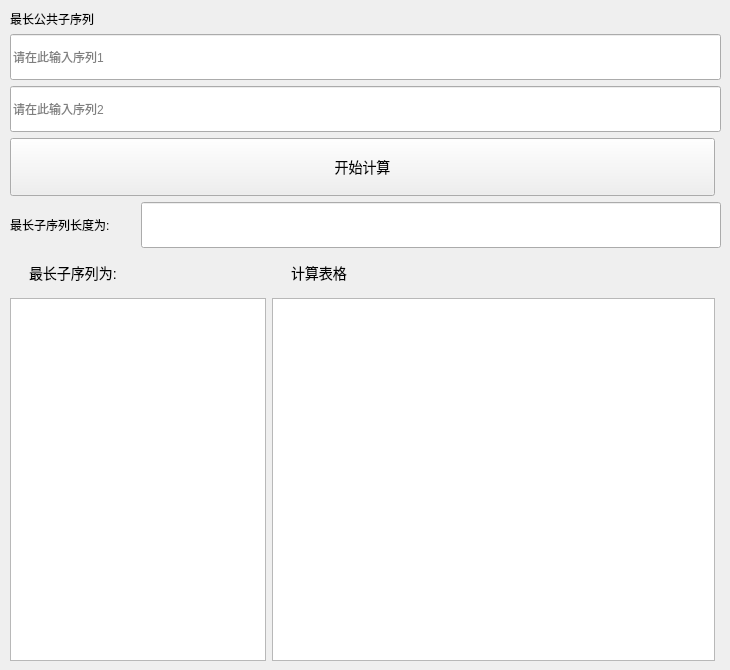
            <widget class="QWidget" name="page_4">
             <widget class="QWidget" name="gridLayoutWidget_3">
              <property name="geometry">
               <rect>
                <x>10</x>
                <y>10</y>
                <width>711</width>
                <height>651</height>
               </rect>
              </property>
              <layout class="QGridLayout" name="gridLayout_7">
               <item row="7" column="1" colspan="2">
                <widget class="QLabel" name="label_11">
                 <property name="styleSheet">
                  <string notr="true">QLabel{
    font-size: 14px; /* 字体大小 */
    padding: 8px 16px; /* 内边距，让按钮内容更饱满 */
    height: 40px; /* 固定高度 */
}</string>
                 </property>
                 <property name="text">
                  <string>最长子序列为:</string>
                 </property>
                </widget>
               </item>
               <item row="9" column="3">
                <widget class="QTableWidget" name="tableWidget">
                 <property name="styleSheet">
                  <string notr="true">/* 定义垂直滑动条滑块样式 */
QScrollBar::handle:vertical {
    background: rgb(167, 167, 167)/* 定义垂直滑动条滑块样式 */
QScrollBar::handle:vertical {
    background: rgb(31, 31, 31); /* 滑块颜色，可替换为其他颜色值（如 #FF5722 橙色） */
    border: 2px solid #333; /* 滑块边框 */
    border - radius: 5px; /* 滑块圆角 */
}

/* 定义垂直滑动条槽（轨道）样式 */
QScrollBar::groove:vertical {
    background: rgb(40, 40, 40); /* 槽颜色，可替换为其他深色值（如 #333333） */
    border - radius: 5px; /* 槽圆角 */
}; /* 滑块颜色，可替换为其他颜色值（如 #FF5722 橙色） */
    border: 2px solid #333; /* 滑块边框 */
    border - radius: 5px; /* 滑块圆角 */
}

/* 定义垂直滑动条槽（轨道）样式 */
QScrollBar::groove:vertical {
    background: rgb(150, 150, 150); /* 槽颜色，可替换为其他深色值（如 #333333） */
    border - radius: 5px; /* 槽圆角 */
}</string>
                 </property>
                </widget>
               </item>
               <item row="6" column="1">
                <widget class="QLabel" name="label_10">
                 <property name="text">
                  <string>最长子序列长度为:</string>
                 </property>
                </widget>
               </item>
               <item row="6" column="2" colspan="3">
                <widget class="QLineEdit" name="length">
                 <property name="styleSheet">
                  <string notr="true">QLineEdit {
    font-size: 14px; /* 字体大小 */
    height: 40px; /* 固定高度 */
}</string>
                 </property>
                 <property name="readOnly">
                  <bool>true</bool>
                 </property>
                </widget>
               </item>
               <item row="2" column="1" colspan="4">
                <widget class="QLineEdit" name="input1">
                 <property name="styleSheet">
                  <string notr="true">QLineEdit {
    min-height: 40px; /* 最小高度 30 像素 */
    font: bold 12pt &quot;微软雅黑&quot;; 
}</string>
                 </property>
                 <property name="placeholderText">
                  <string>请在此输入序列1</string>
                 </property>
                </widget>
               </item>
               <item row="3" column="1" colspan="4">
                <widget class="QLineEdit" name="input2">
                 <property name="styleSheet">
                  <string notr="true">QLineEdit {
    min-height: 40px; /* 最小高度 30 像素 */
    font: bold 12pt &quot;微软雅黑&quot;; 
}</string>
                 </property>
                 <property name="placeholderText">
                  <string>请在此输入序列2</string>
                 </property>
                </widget>
               </item>
               <item row="9" column="1" colspan="2">
                <widget class="QTextEdit" name="StringOutput">
                 <property name="minimumSize">
                  <size>
                   <width>0</width>
                   <height>166</height>
                  </size>
                 </property>
                 <property name="styleSheet">
                  <string notr="true">QTextEdit {
    font-size: 14px; /* 字体大小 */
    size:100*40
}</string>
                 </property>
                 <property name="readOnly">
                  <bool>true</bool>
                 </property>
                </widget>
               </item>
               <item row="7" column="3">
                <widget class="QLabel" name="label_5">
                 <property name="styleSheet">
                  <string notr="true">QLabel{
    font-size: 14px; /* 字体大小 */
    padding: 8px 16px; /* 内边距，让按钮内容更饱满 */
    height: 40px; /* 固定高度 */
}</string>
                 </property>
                 <property name="text">
                  <string>计算表格</string>
                 </property>
                </widget>
               </item>
               <item row="1" column="1">
                <widget class="QLabel" name="label_9">
                 <property name="text">
                  <string>最长公共子序列</string>
                 </property>
                </widget>
               </item>
               <item row="4" column="1" colspan="3">
                <widget class="QPushButton" name="Start">
                 <property name="styleSheet">
                  <string notr="true">QPushButton {
    font-size: 14px; /* 字体大小 */
    padding: 8px 16px; /* 内边距，让按钮内容更饱满 */
    height: 40px; /* 固定高度 */
}</string>
                 </property>
                 <property name="text">
                  <string>开始计算</string>
                 </property>
                </widget>
               </item>
              </layout>
             </widget>
            </widget>
